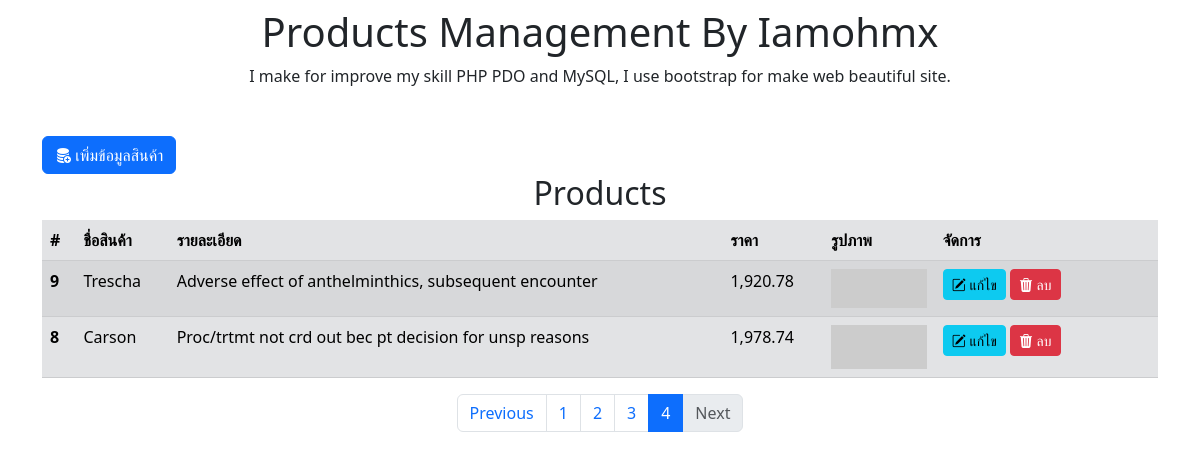
/?page=4, run on the app's committed database.
### tables this page shows
CREATE TABLE IF NOT EXISTS `products` (
  `id` int NOT NULL AUTO_INCREMENT,
  `p_name` varchar(255) NOT NULL DEFAULT '',
  `p_desc` varchar(255) NOT NULL DEFAULT '',
  `p_price` decimal(10,2) NOT NULL DEFAULT '0.00',
  `p_img` varchar(255) NOT NULL DEFAULT '',
  PRIMARY KEY (`id`)
);

### viewProducts.php (called while the page is built, shortened)
<?php
require_once 'connect.php';
$sql1 = "SELECT * FROM products";
$s = $conn->prepare($sql1);
$s->execute();
$s->fetchAll(PDO::FETCH_ASSOC);
$total_result = $s->rowCount();
$limit_page = 16;
$page = @$_GET['page'] ? $_GET['page'] : 1;
$num_page = $total_result/$limit_page;
if (!($num_page == (int)$num_page))
    $num_page = (int)$num_page+1;
$limit_start = ($page * $limit_page) - $limit_page;
$sql = "SELECT * FROM products ORDER BY id DESC LIMIT {$limit_start},{$limit_page}";
$stmt = $conn->prepare($sql);
$stmt->execute();
$result = $stmt->fetchAll();
?>

### index.php (the view, shortened to what this page needs)
<?php
require_once 'viewProducts.php';
?>
<!doctype html>
<html lang="en">
<head>
    <link href="https://cdn.jsdelivr.net/npm/bootstrap@5.3.0-alpha1/dist/css/bootstrap.min.css" rel="stylesheet">
    <link rel="stylesheet" href="https://cdn.jsdelivr.net/npm/bootstrap-icons@1.10.3/font/bootstrap-icons.css">
</head>
<body>
    <div class="container py-2">
        <h1 class="text-center">Products Management By Iamohmx</h1>
        <p class="text-center">I make for improve my skill PHP PDO and MySQL, I use bootstrap for make web beautiful site.</p>
        <div class="py-3"></div>
        <button type="button" class="btn btn-primary" data-bs-toggle="modal" data-bs-target="#addProduct">
            <i class="bi bi-database-fill-add"></i> เพิ่มข้อมูลสินค้า
        </button>
        <h2 class="text-center">Products</h2>
        <div class="row justify-content-center">
            <div class="col-lg-12 ">
                <table class="table table-striped table-secondary">
                    <thead>
                        <tr>
                            <th scope="col">#</th>
                            <th scope="col">ชื่อสินค้า</th>
                            <th scope="col">รายละเอียด</th>
                            <th scope="col">ราคา</th>
                            <th scope="col">รูปภาพ</th>
                            <th scope="col">จัดการ</th>
                        </tr>
                    </thead>
                    <tbody>
                        <?php
                        if (!empty($result)) {
                            foreach ($result as $row) :
                        ?>
                                <tr>
                                    <th scope="row"><?php echo $row['id']; ?></th>
                                    <td><?php echo $row['p_name']; ?></td>
                                    <td><?php echo $row['p_desc']; ?></td>
                                    <td><?php echo number_format($row['p_price'], 2); ?></td>
                                    <td width="10%">
                                        <img src="<?php echo $row['p_img']; ?>" class="card-img-top" alt="">
                                    </td>
                                    <td width="20%">
                                        <a href="editProduct.php?id=<?php echo $row['id']; ?>" role="button" class="btn btn-info btn-sm" data-bs-toggle="modal" data-bs-target="#editModalid<?php echo $row['id']; ?>"><i class="bi bi-pencil-square"></i> แก้ไข</a>
                                        <a href="deleteProduct.php?id=<?php echo $row['id']; ?>" role="button" class="btn btn-danger btn-sm" data-bs-toggle="modal" data-bs-target="#deleteModalid<?php echo $row['id']; ?>"><i class="bi bi-trash3-fill"></i> ลบ</a>
                                    </td>
                                </tr>
                        <?php
                            endforeach;
                        }
                        ?>
                    </tbody>
                </table>
                <nav aria-label="Page navigation">
                    <ul class="pagination justify-content-center">
                        <?php
                        if ($page <= 1) :
                        ?>
                            <li class="page-item disabled">
                                <a class="page-link">Previous</a>
                            </li>
                        <?php
                        else :
                        ?>
                            <li class="page-item">
                                <a class="page-link" href="?page=<?php echo (int)$page - 1 ?>">Previous</a>
                            </li>
                        <?php
                        endif;
                        ?>
                        <?php
                        if ($num_page >= 9) {
                            if ($page <= 5) {
                                $num_start = 1;
                                $num_stop = 9;
                            } elseif ($page > $num_page-4) {
                                $num_start = $num_page-8;
                                $num_stop = $num_page;
                            } else {
                                $num_start = $page-4;
                                $num_stop = $page+4;
                            }
                        } else {
                            $num_start = 1;
                            $num_stop = $num_page;
                        }
                        for ($i = $num_start; $i <= $num_stop; $i++) :
                            if ($page == $i) :
                        ?>
                                <li class="page-item">
                                    <a class="page-link active" aria-current="page" href="?page=<?php echo $i; ?>"><?php echo $i;  ?></a>
                                </li>
                            <?php
                            else :
                            ?>
                                <li class="page-item">
                                    <a class="page-link" href="?page=<?php echo $i; ?>"><?php echo $i;  ?></a>
                                </li>
                            <?php
                            endif;
                            ?>
                        <?php endfor; ?>
                        <?php
                        if ($page >= $num_page) :
                        ?>
                            <li class="page-item disabled">
                                <a class="page-link">Next</a>
                            </li>
                        <?php
                        else :
                        ?>
                            <li class="page-item">
                                <a class="page-link" href="?page=<?php echo (int)$page + 1 ?>">Next</a>
                            </li>
                        <?php
                        endif;
                        ?>
                </nav>
            </div>
        </div>
    </div>
</body>
</html>

### data on the page
products: id "9", p_name "Trescha", p_desc "Adverse effect of anthelminthics, subsequent encounter", p_price "1,920.78"
products: id "8", p_name "Carson", p_desc "Proc/trtmt not crd out bec pt decision for unsp reasons", p_price "1,978.74"
